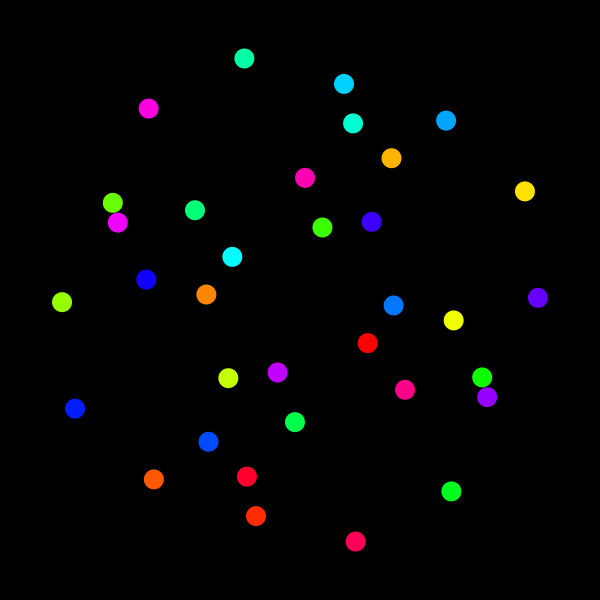
Frame 1 (no input)
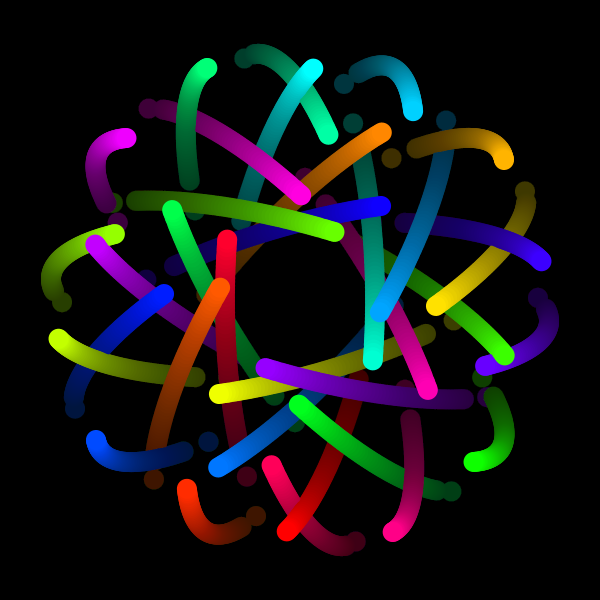
Frame 60 (the mouse pressed at the canvas centre just before this capture)
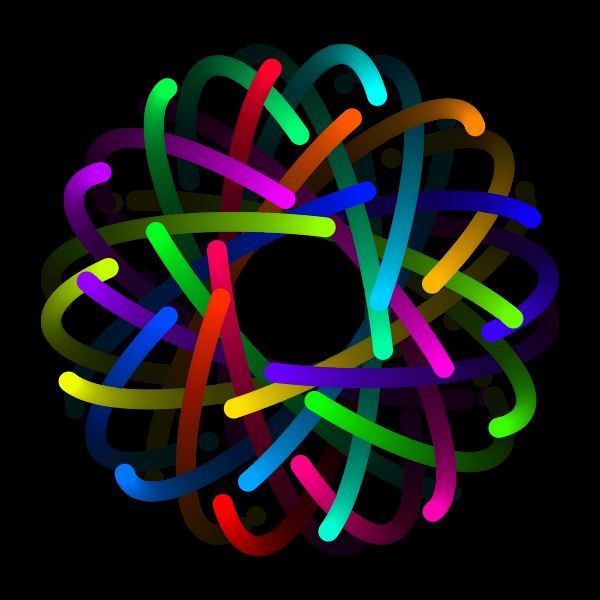
Frame 120 (the mouse held since frame 60 and released just before this capture)

The Processing sketch that drew these frames (run headless with seeded random() and noise(); from frame 60 on, the mouse is pressed at the canvas centre):

// Processing sketch: processing_139290
// ── processing_139290.pde

color colors[];
int count = 17;
void setup() {
  size(600,600);
  ellipseMode(CENTER);
  background(0);
  colors = new color[2*count];
  colorMode(HSB,3400);
  for(int i=0; i<colors.length;i++){
    colors[i] = color(100*i,3400,3400);
  }
}

void draw() {
  fill(0,0,0,80);
  rect(0,0,width,height);
  translate(width/2, height/2);
  for (int i = 0; i<count;i++) {
    rotate(PI/count);
    noFill();
    stroke(colors[i]);
    noStroke();
    fill(colors[i]);
    float a = map((millis()+1000*i)%(count*400), 0, (count*400), 0, TWO_PI);
    ellipse(75*cos(a), 250*sin(a), 20, 20);
    fill(colors[i+17]);
    ellipse(75*cos(a+PI), 250*sin(a+PI), 20, 20);
  }
}
